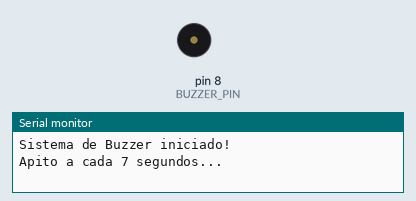
A sketch run on a simulated Arduino Uno, built with avr-gcc and run on an emulated ATmega328P. Parts: buzzer (waves = sounding), the last lines printed to the serial monitor.

Above: at 3.5 s.
At 7.1 s:
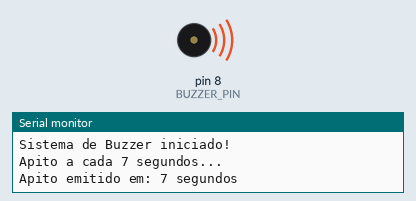
Timing chart, 0 to 9.1 s (numbered marks = the images above):
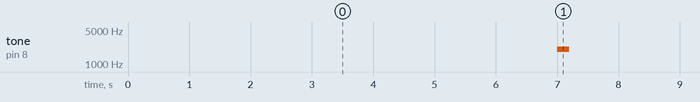

The sketch:

speaker.ino
```cpp
/*
  Buzzer - Apito a cada 7 segundos
  Arduino Uno

  Emite um apito curto a cada 7 segundos usando um buzzer piezoelétrico
*/

// Definição do pino do buzzer
const int BUZZER_PIN = 8;  // Altere para o pino que você está usando

// Configurações do apito
const int BEEP_FREQUENCY = 2000;  // Frequência do som em Hz (2kHz)
const int BEEP_DURATION = 200;     // Duração do apito em milissegundos
const unsigned long BEEP_INTERVAL = 7000;  // Intervalo entre apitos (7 segundos)

// Variável para controlar o timing
unsigned long previousMillis = 0;

void setup() {
  // Configura o pino do buzzer como saída
  pinMode(BUZZER_PIN, OUTPUT);

  // Inicializa comunicação serial (opcional, para debug)
  Serial.begin(9600);
  Serial.println("Sistema de Buzzer iniciado!");
  Serial.println("Apito a cada 7 segundos...");
}

void loop() {
  // Obtém o tempo atual
  unsigned long currentMillis = millis();

  // Verifica se já passou o intervalo de 7 segundos
  if (currentMillis - previousMillis >= BEEP_INTERVAL) {
    // Salva o último momento que o apito tocou
    previousMillis = currentMillis;

    // Emite o apito
    playBeep();

    // Log no serial (opcional)
    Serial.print("Apito emitido em: ");
    Serial.print(currentMillis / 1000);
    Serial.println(" segundos");
  }
}

// Função para emitir o apito
void playBeep() {
  tone(BUZZER_PIN, BEEP_FREQUENCY, BEEP_DURATION);
  // A função tone() é não-bloqueante, então o código continua executando
  // O som irá parar automaticamente após BEEP_DURATION ms
}
```

Measured:
- by itself, tone on pin 8 (BUZZER_PIN): alternates 2000 Hz for 0.20 s and silent for 6.8 s
